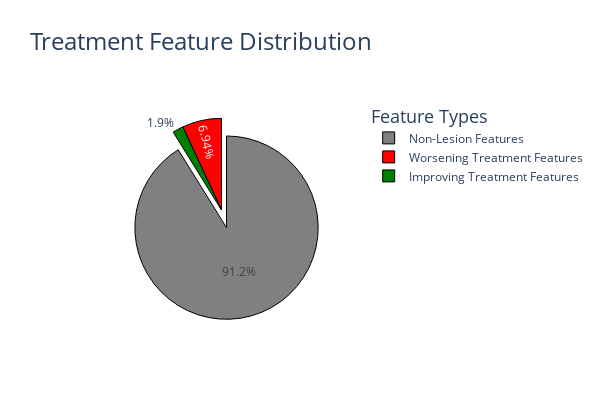

Notebook code cell kept with this figure:
### Code cell
### Treatment effect that's not pathological (C pre vs E post)
treatment_non_pathological_df = treatment_on_healthy_df[treatment_on_healthy_df['Significance'] != 'n.s.']
print(f"Number of features affected by the treatment (C pre vs E post): {treatment_non_pathological_df.shape[0]}")

lesion_treatment_intersection = treatment_non_pathological_df[treatment_non_pathological_df['Feature'].isin(lesion_effect_df['Feature'])]

treatment_non_pathological_df = treatment_non_pathological_df[~treatment_non_pathological_df['Feature'].isin(lesion_treatment_intersection['Feature'])]
print(f"Number of non-pathological features affected by the treatment: {treatment_non_pathological_df.shape[0]}")
improving_treatment_features = treatment_non_pathological_df[treatment_non_pathological_df['direction'] == 'towards_healthy']
avg_improving_effect_size = improving_treatment_features['change_effect_size'].mean()
print(f"Number of improving treatment features: {improving_treatment_features.shape[0]}. Average effect size: {avg_improving_effect_size:.2f}")
worsening_treatment_features = treatment_non_pathological_df[treatment_non_pathological_df['direction'] == 'away_from_healthy']
avg_worsening_effect_size = worsening_treatment_features['change_effect_size'].mean()
print(f"Number of worsening treatment features: {worsening_treatment_features.shape[0]}. Average effect size: {avg_worsening_effect_size:.2f}")

labels = ("Improving Treatment Features", "Worsening Treatment Features", "Non-Lesion Features")
sizes = (
    improving_treatment_features.shape[0],
    worsening_treatment_features.shape[0],
    treatment_on_healthy_df.shape[0]
)
treatment_fig = go.Figure(
    data=[go.Pie(
        labels=labels, 
        values=sizes, 
        pull=[0, 0, 0.2],
        marker=dict(colors=['green', 'red', 'grey'], line=dict(color='black', width=1))
        )]
)
treatment_fig.update_layout(
    title_text="Treatment Feature Distribution",
    title_font_size=24,
    legend_title_text="Feature Types",
    legend_title_font_size=18,
    height=400,
    width=600,
)

treatment_fig.write_image(os.path.join('./', 'treatment_feature_distribution.svg'))
treatment_fig.show()

### Figure 1 — Plotly figure (JSON) as saved in the notebook; plotly's stock layout.template omitted (floating-point values rounded to 4 significant figures)
{"data": [{"labels": ["Improving Treatment Features", "Worsening Treatment Features", "Non-Lesion Features"], "marker": {"colors": ["green", "red", "grey"], "line": {"color": "black", "width": 1}}, "pull": [0, 0, 0.2], "type": "pie", "values": [56, 204, 2680]}], "layout": {"height": 400, "legend": {"title": {"font": {"size": 18}, "text": "Feature Types"}}, "title": {"font": {"size": 24}, "text": "Treatment Feature Distribution"}, "width": 600}}
